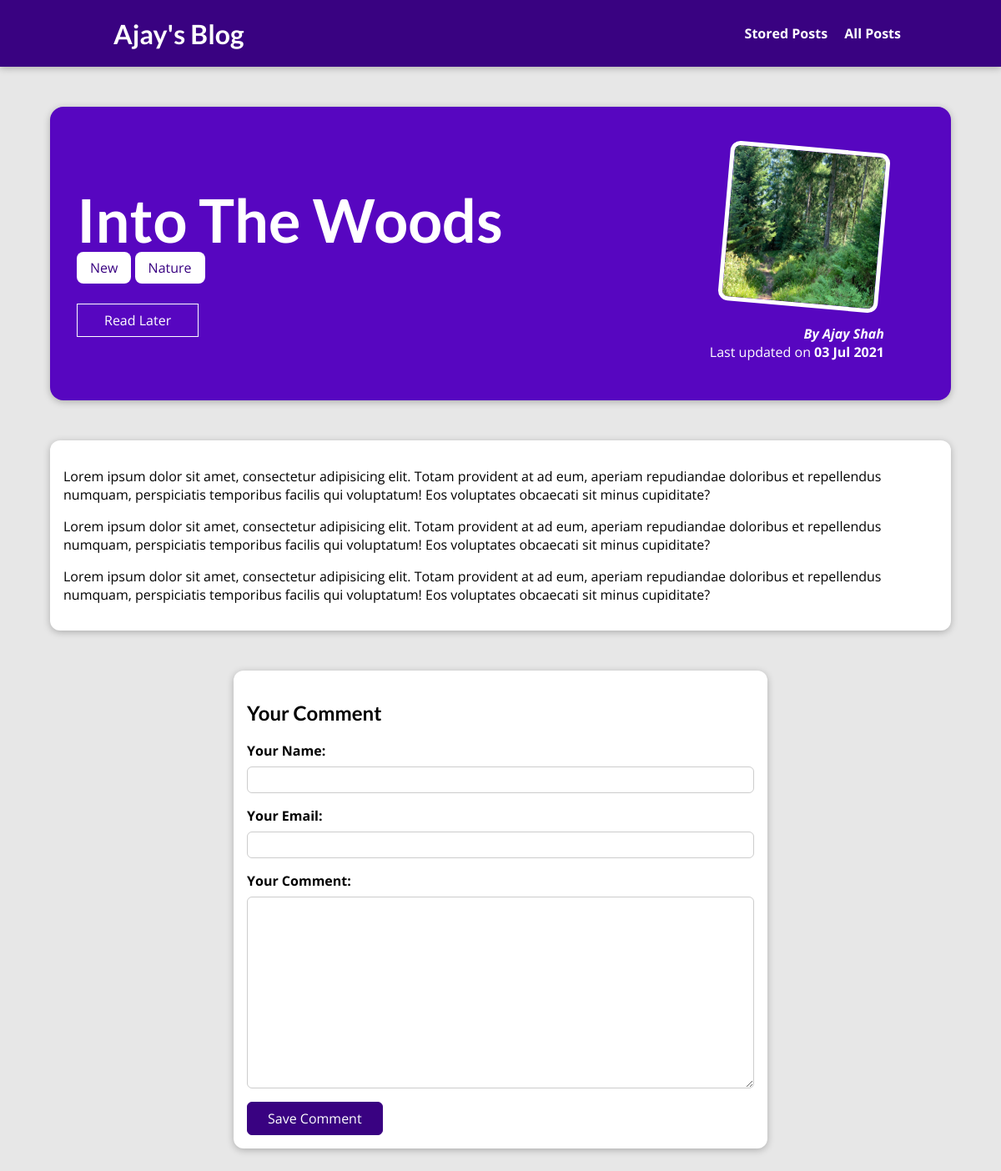
The app's page /posts/into-the-woods with its own data.
### blog/models.py (models this page shows, shortened)
class Post(models.Model):
    title = models.CharField(max_length=150)
    excerpt = models.CharField(max_length=200)
    image = models.ImageField(upload_to='posts', null=True)
    date = models.DateField(auto_now=True)
    slug = models.SlugField(unique=True)
    content = models.TextField(validators=[MinLengthValidator(10)])
    author = models.ForeignKey(Author,
                               null=True,
                               on_delete=models.SET_NULL,
                               related_name="posts")
    tag = models.ManyToManyField(Tag)

class Tag(models.Model):
    tag = models.CharField(max_length=20)
    def __str__(self):
        return self.tag

class Author(models.Model):
    first_name = models.CharField(max_length=100)
    last_name = models.CharField(max_length=100)
    email_address = models.EmailField()
    def full_name(self):
        return f"{self.first_name} {self.last_name}"
    def __str__(self):
        return self.full_name()

### blog/views.py (the view, shortened to what this page needs)
class SinglePostView(View):
    def is_stored_post(self, request, post_id):
        stored_posts = request.session.get('stored_posts')
        if stored_posts is not None:
            is_saved_for_later = post_id in stored_posts
        else:
            is_saved_for_later = False
        return is_saved_for_later
    def get(self, request, slug):
        post = Post.objects.get(slug=slug)
        comments = post.comments.all().order_by('-id')
        context = {
            "post": post,
            "tags": post.tag.all(),
            "comment_form": CommentForm(),
            "comments": comments,
            "comments_length": len(comments),
            "saved_for_later": self.is_stored_post(request, post.id)
        }
        return render(request, "blog/post-detail.html", context)

### blog/forms.py
class CommentForm(forms.ModelForm):
    class Meta:
        model = Comment
        exclude = ["post"]
        labels = {
            "user_name": "Your Name",
            "user_email": "Your Email",
            "text": "Your Comment"
        }

### blog/templates/blog/post-detail.html (shortened to what this page needs)
{% extends 'base.html' %}
{% load static %}
{% block css_files %}
  <link rel="stylesheet" href="{% static "blog/post-detail.css" %}">
{% endblock css_files %}
{% block content %}
  <section id="summary">
    <h2>{{post.title|title}}</h2>
    <div>
      {% for tag in tags %}
        <span class="tag">{{ tag }}</span>
      {% endfor %}
    </div>
    <div id="read-later">
    <form action="{% url "read-later" %}" method="POST">
      <button>
        {% if saved_for_later %}
          Remove from "Read Later" List
        {% else %}
          Read Later
        {% endif %}
      </button>
    </form>
  </div>
    <article>
      <img src="{{post.image.url}}" alt="{{post.title|title}}">
      <address>By <a href="mailto:{{ post.author.email_address }}" >{{post.author}}</a></address>
        <div>
          Last updated on <time>{{post.date|date:"d M Y"}}</time>
        </div>
    </article>
  </section>
  <main>
    {{post.content|linebreaks}}
  </main>
  <section id="comment-form">
    <h2>Your Comment</h2>
    <form  method="post">
      {% for form_field in comment_form %}
        <div class="form-control {% if form_field.errors %}invalid{% endif %}">
          {{ form_field.label_tag }}
          {{ form_field }}
        </div>
      {% endfor %}
      <button>Save Comment</button>
    </form>
  </section>
{% endblock content %}

### static/app.css (style rules this page uses)
* { box-sizing: border-box; }
html { font-family: 'Open Sans', 'Lato', sans-serif; }
body { margin: 0; }
h1, h2, h3 { font-family: 'Lato', sans-serif; font-weight: bold; }

### blog/static/blog/post-detail.css (style rules this page uses)
body { background-color: #e7e7e7; }
#summary { margin: 8rem auto 3rem auto; padding: 2rem; width: 90%; max-width: 90rem; border-radius: 16px; background-color: #5706c0; position: relative; box-shadow: 0 2px 8px rgba(0, 0, 0, 0.25); height: 22rem; }
#summary h2 { color: white; font-size: 4.5rem; margin-bottom: 0.25rem; }
#summary article { position: absolute; top: 2rem; right: 3rem; padding: 1rem 2rem; border-radius: 12px; text-align: right; color: white; }
#summary article img { width: 12rem; height: 12rem; border-radius: 12px; transform: rotateZ(5deg); border: 5px solid white; margin-bottom: 1rem; }
#summary address { font-weight: bold; }
#summary a { color: white; text-decoration: none; }
#summary time { font-weight: bold; }
#read-later { margin: 2rem 0; }
#read-later button { background-color: transparent; border: 1px solid white; padding: 0.5rem 2rem; font: inherit; color: white; cursor: pointer; }
main { width: 90%; max-width: 90rem; margin: 3rem auto; background-color: white; padding: 1rem; border-radius: 12px; box-shadow: 0 2px 8px rgba(0, 0, 0, 0.25); }
.tag { background-color: white; color: #390281; padding: 0.5rem 1rem; border-radius: 8px; }
#comment-form { margin: 3rem auto; width: 90%; max-width: 40rem; border-radius: 12px; background-color: white; box-shadow: 0 2px 8px rgba(0, 0, 0, 0.25); padding: 1rem; }
#comment-form button { font: inherit; background-color: #390281; color: white; border: 1px solid #390281; padding: 0.5rem 1.5rem; border-radius: 6px; cursor: pointer; }
.form-control { margin-bottom: 1rem; }
.form-control label { font-weight: bold; margin-bottom: 0.5rem; display: block; }
.form-control input, .form-control textarea { display: block; width: 100%; font: inherit; padding: 0.25rem; border-radius: 6px; border: 1px solid #ccc; }

### records on screen
Post: title "Into The Woods", image (picture), author "Ajay Shah", date "03 Jul 2021", content "Lorem ipsum dolor sit amet, consectetur adipisicing elit. Totam provident at ad eum, aperiam repudiandae doloribus et repellendus numquam, perspiciatis temporibus facilis qui voluptatum! Eos voluptates obcaecati sit minus cupiditate? Lorem ipsum dolor sit amet, consectetur adipisicing elit. Totam provident at ad eum, aperiam repudiandae doloribus et repellendus numquam, perspiciatis temporibus facilis qui voluptatum! Eos voluptates obcaecati sit minus cupiditate? Lorem ipsum dolor sit amet, consectetur adipisicing elit. Totam provident at ad eum, aperiam repudiandae doloribus et repellendus numquam, perspiciatis temporibus facilis qui voluptatum! Eos voluptates obcaecati sit minus…"
Tag: tag "New"
Tag: tag "Nature"
